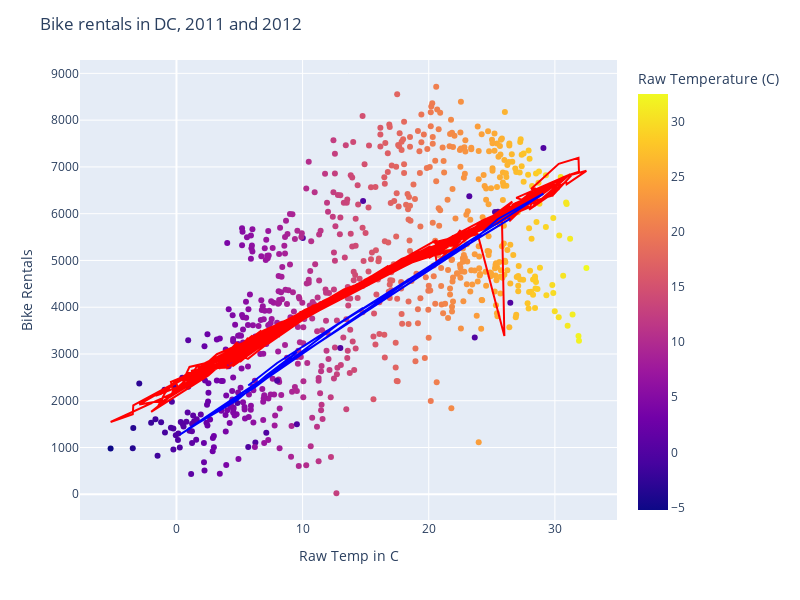

Write notebook code for a chart like this one.
### Code cell
fig = px.scatter(DF_model, 
                 x = 'rawtemp',
                 y = 'cnt',
                 color = 'interaction',
                 
                 )
fig.update_layout(coloraxis_colorbar_title='Raw Temperature (C)',
                  title = 'Bike rentals in DC, 2011 and 2012',
                  xaxis_title = 'Raw Temp in C',
                  yaxis_title = 'Bike Rentals',
                  #legend_title = 'temp, set to 0 if holiday',
                  width = 800,
                  height = 600
                 )
# prediction when it isn't a holiday
mask = DF_model['holiday_0'] == 1.0
fig.add_trace(
              px.line(DF_model[mask], x = 'rawtemp', y = 'prediction', color_discrete_sequence = ['red']).data[0]
              )
# prediction when it is a holiday
mask = DF_model['holiday_1'] == 1.0
fig.add_trace(
              px.line(DF_model[mask], x = 'rawtemp', y = 'prediction', color_discrete_sequence = ['blue']).data[0]
              )
fig.show()
print(LM3.coef_)
print(LM3.intercept_)
print(LM3.score(X,Y))

### Figure 1 — Plotly figure (JSON) as saved in the notebook; plotly's stock layout.template omitted (floating-point values rounded to 4 significant figures; data arrays with more than 128 entries replaced by an {"elided": "..."} marker saying what was removed)
{"data": [{"hovertemplate": "rawtemp=%{x}<br>cnt=%{y}<br>interaction=%{marker.color}<extra></extra>", "legendgroup": "", "marker": {"color": {"elided": "731 float values"}, "coloraxis": "coloraxis", "symbol": "circle"}, "mode": "markers", "name": "", "orientation": "v", "showlegend": false, "type": "scatter", "x": {"elided": "731 float values"}, "xaxis": "x", "y": {"elided": "731 int values"}, "yaxis": "y"}, {"hovertemplate": "rawtemp=%{x}<br>prediction=%{y}<extra></extra>", "legendgroup": "", "line": {"color": "red", "dash": "solid"}, "marker": {"symbol": "circle"}, "mode": "lines", "name": "", "orientation": "v", "showlegend": false, "type": "scatter", "x": {"elided": "710 float values"}, "xaxis": "x", "y": {"elided": "710 float values"}, "yaxis": "y"}, {"hovertemplate": "rawtemp=%{x}<br>prediction=%{y}<extra></extra>", "legendgroup": "", "line": {"color": "blue", "dash": "solid"}, "marker": {"symbol": "circle"}, "mode": "lines", "name": "", "orientation": "v", "showlegend": false, "type": "scatter", "x": [0.2642, 6.257, 12.99, 26.47, 26.15, 23.65, 18.83, 7.236, 9.547, 7.122, 4.833, 0.93, 5.16, 23.22, 25.49, 29.09, 25.25, 10.02, 14.79, 7.98, 5.691], "xaxis": "x", "y": [1274.0, 2296.0, 3672.0, 5896.0, 5842.0, 5446.0, 4646.0, 2495.0, 3037.0, 2541.0, 2015.0, 1400.0, 2164.0, 5354.0, 5886.0, 6430.0, 5764.0, 3159.0, 3987.0, 2807.0, 2325.0], "yaxis": "y"}], "layout": {"coloraxis": {"colorbar": {"title": {"text": "Raw Temperature (C)"}}, "colorscale": [[0, "#0d0887"], [0.1111, "#46039f"], [0.2222, "#7201a8"], [0.3333, "#9c179e"], [0.4444, "#bd3786"], [0.5556, "#d8576b"], [0.6667, "#ed7953"], [0.7778, "#fb9f3a"], [0.8889, "#fdca26"], [1, "#f0f921"]]}, "height": 600, "legend": {"tracegroupgap": 0}, "margin": {"t": 60}, "title": {"text": "Bike rentals in DC, 2011 and 2012"}, "width": 800, "xaxis": {"anchor": "y", "domain": [0, 1], "title": {"text": "Raw Temp in C"}}, "yaxis": {"anchor": "x", "domain": [0, 1], "title": {"text": "Bike Rentals"}}}}
